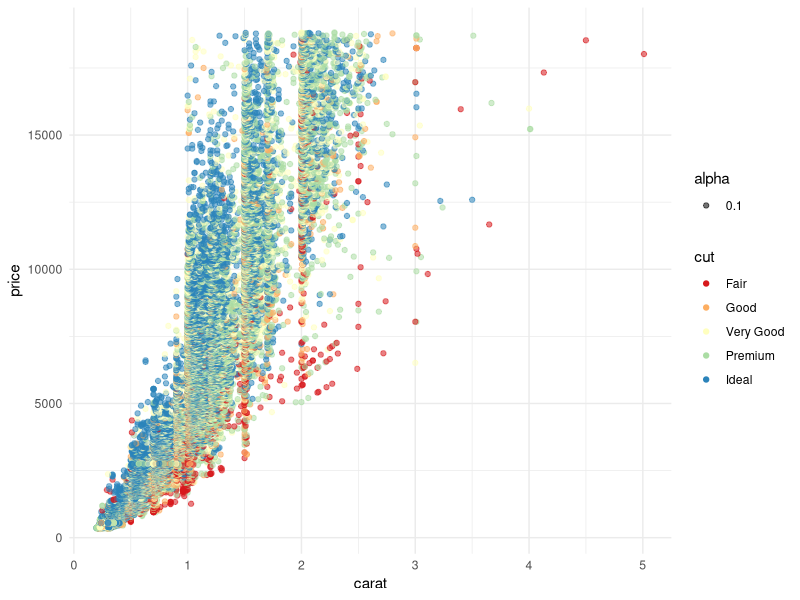
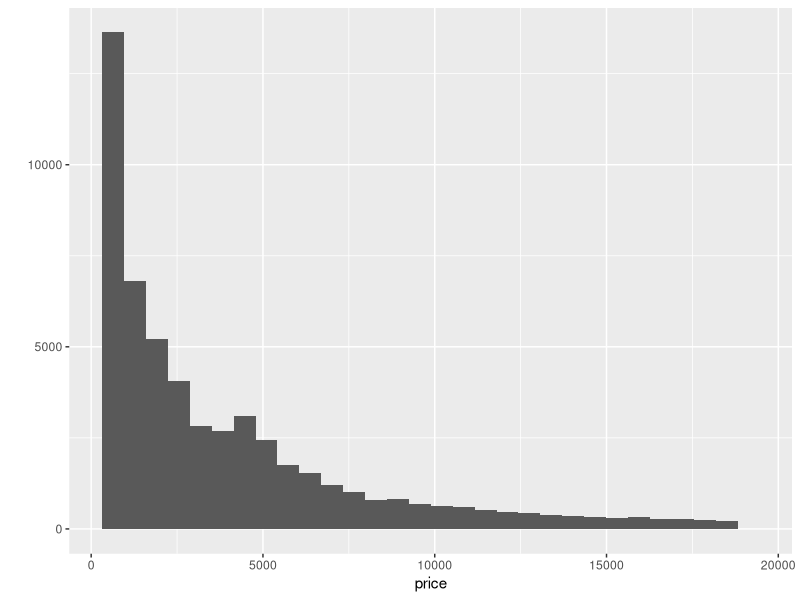
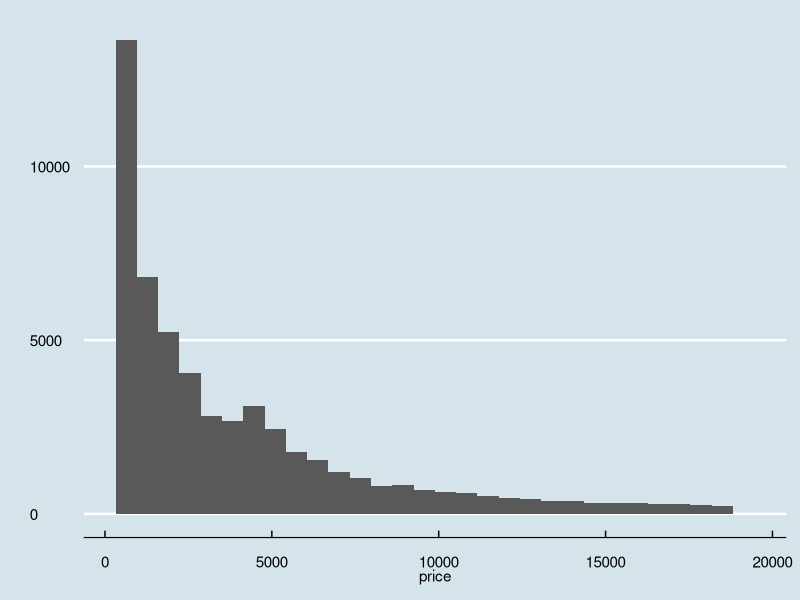
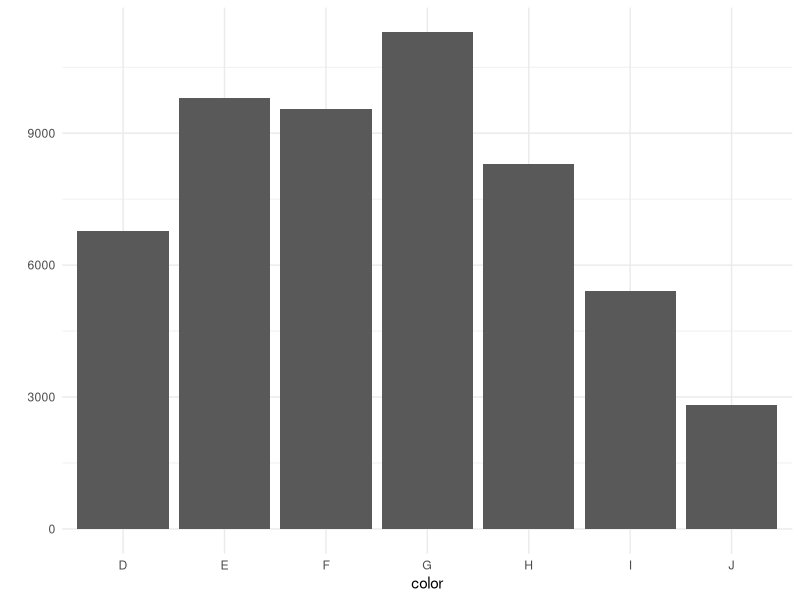
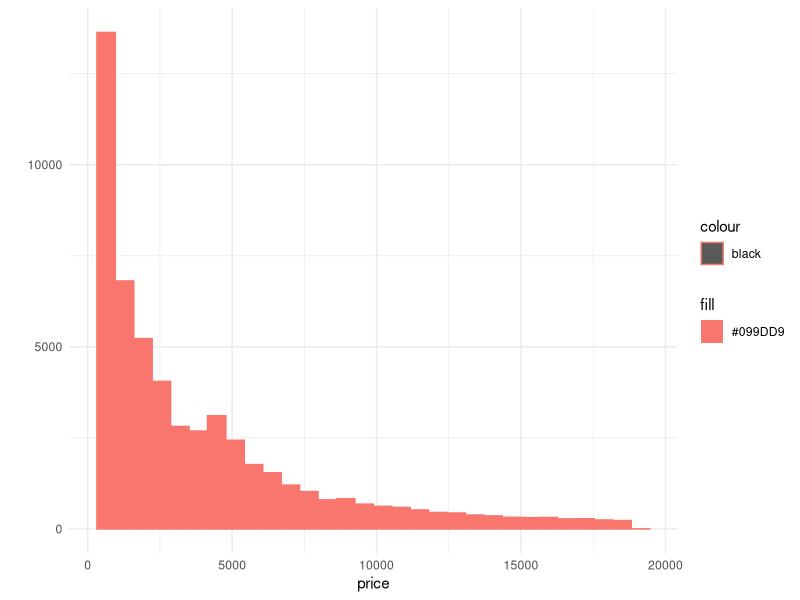
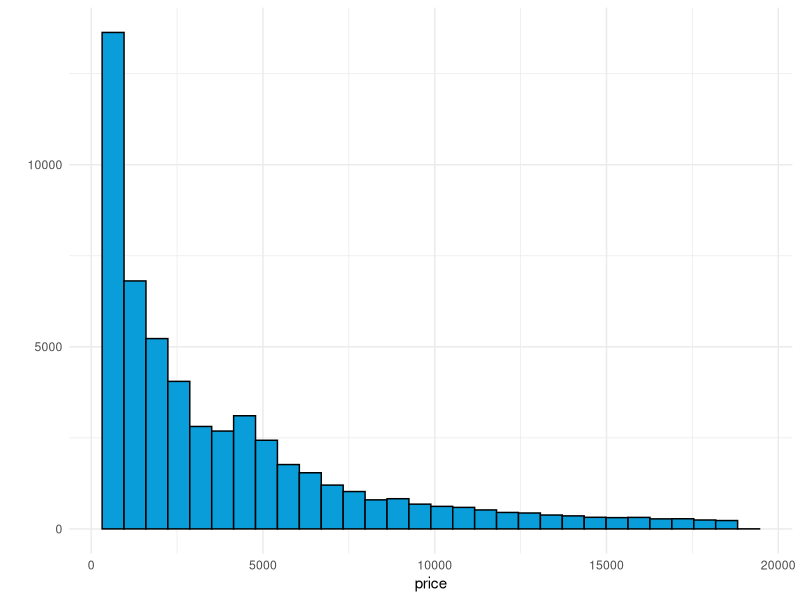
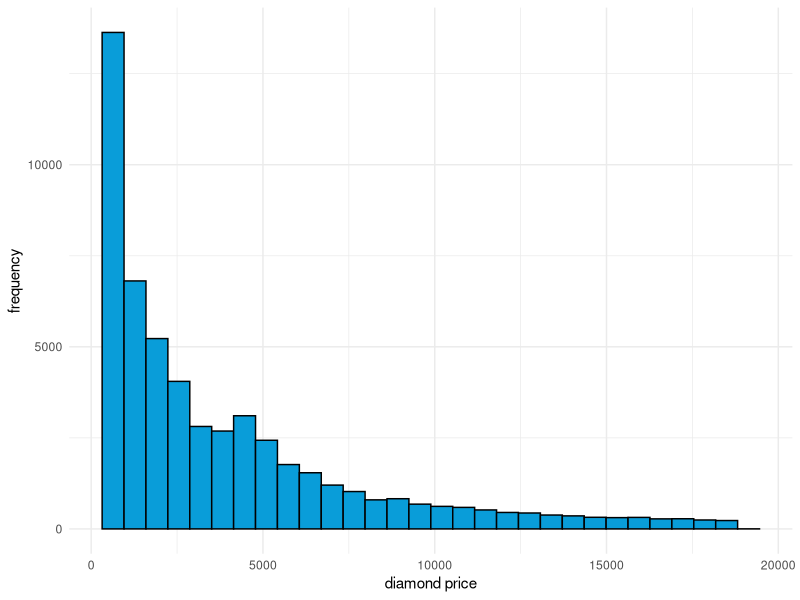
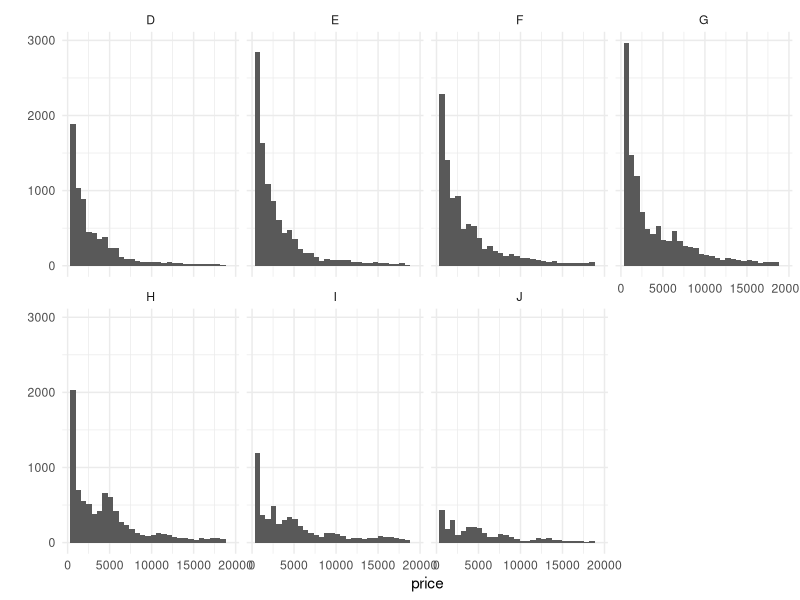

These charts were generated, in order, by the following R code:
## ---- chunk 1
#install.packages(c("ggplot2","RColorBrewer","ggthemes","gridExtra"))
library(ggplot2)
require(RColorBrewer)
library(ggthemes)
require(gridExtra)
## ---- chunk 2
data(diamonds)
qplot(data = diamonds, x = carat, y = price, color = cut, alpha = 0.1) + 
    scale_color_brewer(palette = "Spectral") + 
    theme_minimal()
## ---- chunk 3
str(diamonds)
## ---- chunk 4
qplot(x = price, data = diamonds)
## ---- chunk 5
qplot(x = price, data = diamonds) + theme_economist()
## ---- chunk 6
theme_set(theme_minimal(11))
qplot(x = color, data = diamonds)
## ---- chunk 7
qplot(x = price, data = diamonds, color = 'black', fill = '#099DD9') 
## ---- chunk 8
qplot(x = price, data = diamonds, color = I('black'), fill = I('#099DD9')) 
## ---- chunk 9
qplot(x = price, data = diamonds, color = I('black'), fill = I('#099DD9'), 
      xlab = "diamond price", ylab = 'frequency') 
## ---- chunk 10
qplot(x = price, data = diamonds) + 
    facet_wrap(~color, ncol = 4)
## ---- chunk 11
qplot(x = price, data = diamonds) + 
    facet_grid(color~cut)
## ---- chunk 12
qplot(x = carat, data = diamonds) 
## ---- chunk 13
qplot(x = carat, data = diamonds[diamonds$carat > 2,])
## ---- chunk 14
qplot(x = carat, data = diamonds) + 
    scale_x_continuous(limits = c(2,max(diamonds$carat)))
## ---- chunk 15
qplot(x = carat, data = diamonds, binwidth = 0.01) + 
    scale_x_continuous(limits = c(0.3,0.5))
## ---- chunk 16
qplot(x = carat, data = diamonds, binwidth = 0.1) + 
    scale_x_continuous(limits = c(0.3,0.5))
## ---- chunk 17
qplot(x = carat, data = diamonds, binwidth = 0.25) + 
    scale_x_continuous(limits = c(0.25,1.5)) + 
    facet_wrap(~cut, ncol = length(levels(diamonds$cut)))
## ---- chunk 18
qplot(x = price, data = diamonds)
## ---- chunk 19
qplot(x = log(price + 0.000001), data  = diamonds)
## ---- chunk 20
p1 <- qplot(x = price, data = diamonds)
p2 <- qplot(x = log(price), data = diamonds)
p3 <- qplot(x = sqrt(price), data = diamonds)
grid.arrange(p1,p2,p3,ncol = 1, nrow = 3)
## ---- chunk 21
p2 <- qplot(x = price, data = diamonds) + scale_x_log10()
p3 <- qplot(x = price, data = diamonds) + scale_x_sqrt()
grid.arrange(p1,p2,p3,ncol = 3, nrow = 1)
## ---- chunk 22
pcut <- qplot(x = price, data = diamonds, geom = 'freqpoly', color = cut)
pcolor <- qplot(x = price, data = diamonds, geom = 'freqpoly', color = color)
pclarity <- qplot(x = price, data = diamonds, geom = 'freqpoly', color = clarity)
grid.arrange(pcut, pcolor, pclarity, nrow =3 )
## ---- chunk 23
pcut <- qplot(x = price, y = ..count../sum(..count..), data = diamonds, geom = 'freqpoly', color = cut, ylab = 'probability')
pcolor <- qplot(x = price, y = ..count../sum(..count..), data = diamonds, geom = 'freqpoly', color = color, ylab = 'probability')
pclarity <- qplot(x = price, y = ..count../sum(..count..), data = diamonds, geom = 'freqpoly', color = clarity, ylab = 'probability')
grid.arrange(pcut, pcolor, pclarity, nrow =3 )
## ---- chunk 24
qplot(x = cut, y = price, data = diamonds, geom = 'boxplot') + 
    facet_grid(color~clarity)
## ---- chunk 25
qplot(x = carat, y = price, data = diamonds)
## ---- chunk 26
ggplot(aes(x= carat, y = price), data = diamonds) + 
    geom_point()
## ---- chunk 27
ggplot(aes(x= carat , y = price), data = diamonds) + 
    geom_point(alpha = 0.05)
## ---- chunk 28
p1 <- ggplot(aes(x= table , y = price), data = diamonds) + 
    geom_point(alpha = 0.1) + 
    xlim(55,60)
p2 <- ggplot(aes(x= table , y = price), data = diamonds) + 
    geom_jitter(alpha = 0.1) +
    xlim(55,60)
grid.arrange(p1,p2, ncol = 2)
## ---- chunk 29
ggplot(aes(x= carat , y = price), data = diamonds) + 
    geom_point(alpha = 0.05) + 
    coord_trans( y = 'sqrt' ) + 
    xlim(0,3)
## ---- chunk 30
ggplot(aes(x= carat , y = price), data = diamonds) + 
    geom_point(alpha = 0.05, color = I('#60DFE5')) + 
    coord_trans( y = 'sqrt' ) + 
    xlim(0,3) + 
    geom_line(stat = 'summary', fun.y = mean)
## ---- chunk 31
ggplot(aes(x= carat , y = price), data = diamonds) + 
    geom_point(alpha = 0.05, color = I('#60DFE5')) + 
    coord_trans( y = 'sqrt' ) + 
    xlim(0,3) + 
    geom_line(size = 1, stat = 'summary', fun.y = mean) + 
    geom_line(siz3 = 1, linetype = 2, stat = 'summary', fun.y = quantile, probs = 0.25) + 
    geom_line(size = 1, linetype = 2, stat = 'summary', fun.y = quantile, probs = 0.75)
## ---- chunk 32
ggplot(aes(x= carat , y = price), data = diamonds) + 
    geom_point(alpha = 0.08, color = I('#60DFE5')) + 
    xlim(0,3.5) + 
    stat_smooth(method = "gam" , color = I('blue')) 
## ---- chunk 33
model <- lm(price~carat, data = diamonds)
linspace <-  seq(0, 3.5, 0.01)
ci <- predict(model, data.frame(carat = linspace), interval = "confidence", level = 0.999)
pi <- predict(model, data.frame(carat = linspace), interval = "prediction", level = 0.999)
mu_hat <- ci[,1]
## ---- chunk 34
ggplot(aes(x= carat , y = price), data = diamonds) + 
    geom_point(alpha = 0.08, color = I('#60DFE5')) + 
    geom_line(data = data.frame(carat = linspace, price = ci[,2]), color = 'red') +             
    geom_line(data = data.frame(carat = linspace, price = ci[,3]), color = 'red') +
    geom_line(data = data.frame(carat = linspace, price = pi[,2]), color = 'blue') +
    geom_line(data = data.frame(carat = linspace, price = pi[,3]), color = 'blue') +
    geom_line(data = data.frame(carat = linspace, price = mu_hat), color = 'black') 
